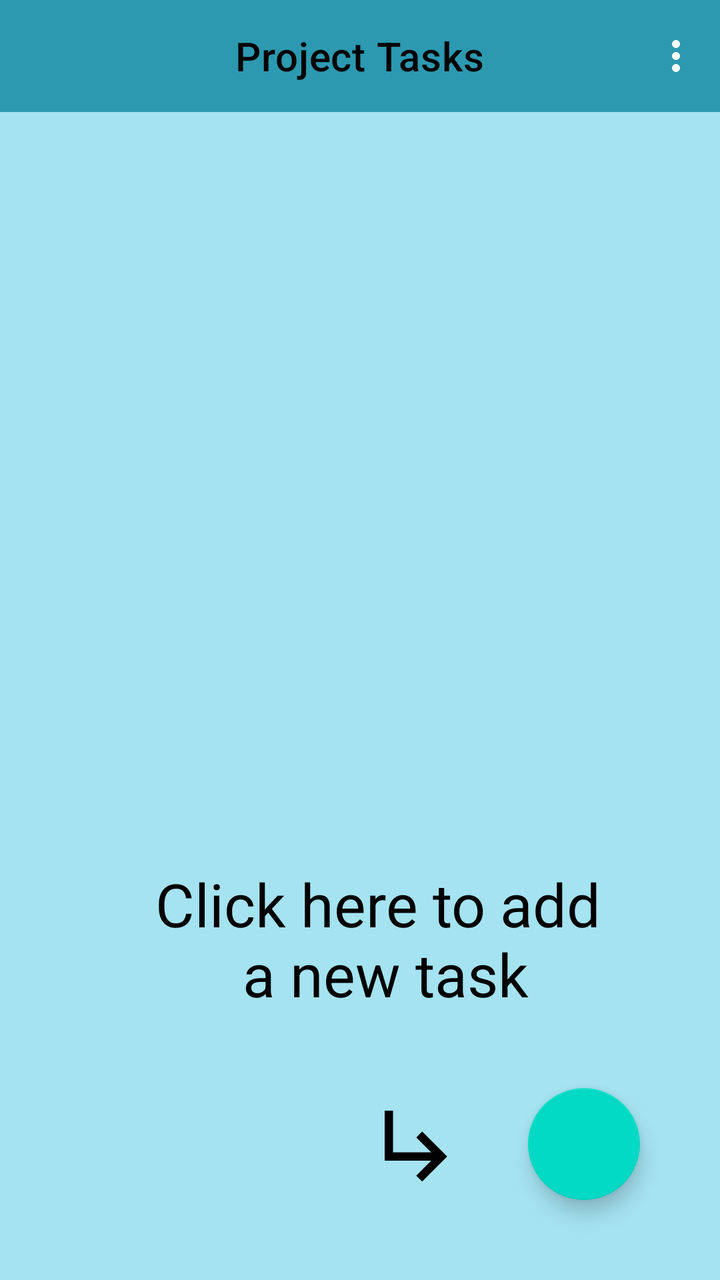
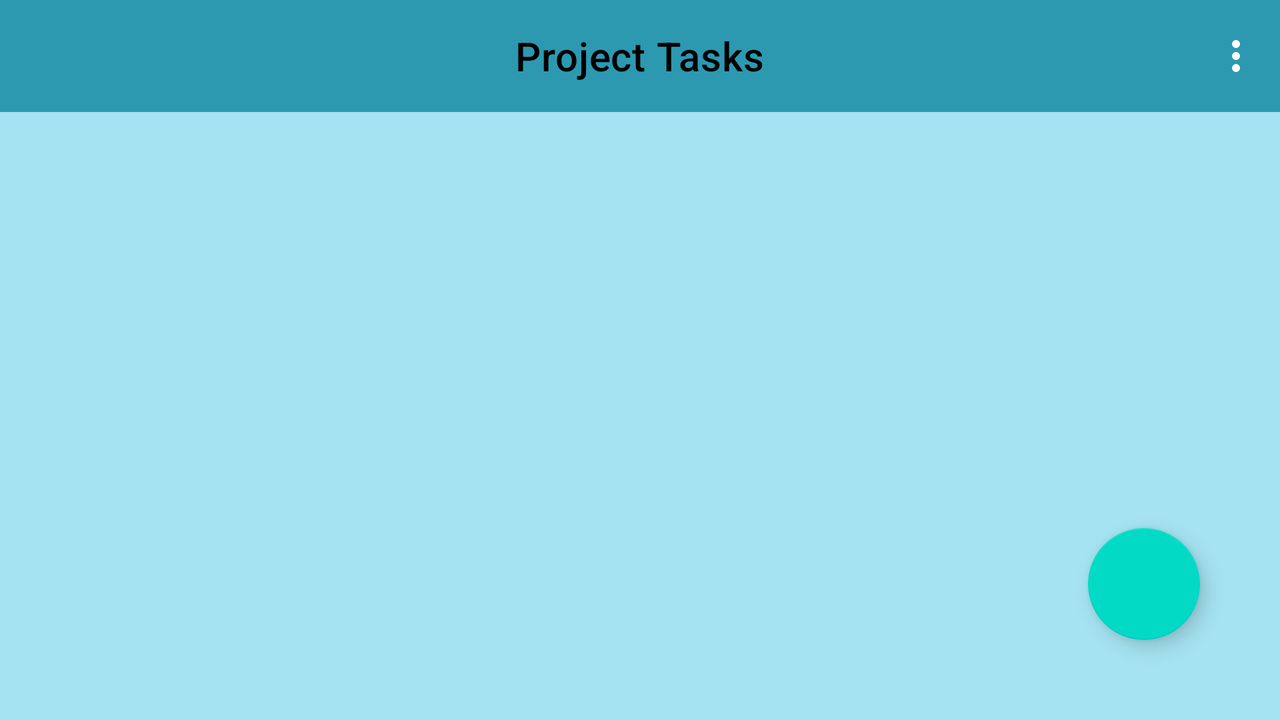

One screen, two layout resources from the same app: the default and the repository's alternative for another configuration. Each is rendered where Android would select it; the XML of both is given below.
<!-- AndroidManifest.xml: application theme Theme.Deltatlog -->
<!-- res/layout/fragment_task.xml -->
<?xml version="1.0" encoding="utf-8"?>
<layout xmlns:android="http://schemas.android.com/apk/res/android"
    xmlns:tools="http://schemas.android.com/tools"
    xmlns:app="http://schemas.android.com/apk/res-auto">

    <data>

    </data>

    <androidx.constraintlayout.widget.ConstraintLayout
        android:layout_width="match_parent"
        android:layout_height="match_parent"
        android:background="@color/bg_low_sat"
        tools:context=".ui.LoginFragment">

        <com.google.android.material.appbar.MaterialToolbar
            android:id="@+id/materialToolbar"
            android:layout_width="match_parent"
            android:layout_height="wrap_content"
            android:background="?attr/colorPrimary"
            android:backgroundTint="@color/bg_high_sat"
            android:minHeight="?attr/actionBarSize"
            android:theme="?attr/actionBarTheme"
            app:layout_constraintEnd_toEndOf="parent"
            app:layout_constraintHorizontal_bias="0.0"
            app:layout_constraintStart_toStartOf="parent"
            app:layout_constraintTop_toTopOf="parent"
            app:menu="@menu/dot_menu_task"
            app:title="@string/project_detail_title"
            app:titleCentered="true"
            app:titleTextColor="@color/black"
            app:navigationIcon="@drawable/baseline_arrow_back_24"
            app:navigationIconTint="@color/black"/>

        <androidx.recyclerview.widget.RecyclerView
            android:id="@+id/task_list"
            android:layout_width="match_parent"
            android:layout_height="0dp"
            android:layout_marginTop="0dp"
            android:clipToPadding="false"
            app:layoutManager="androidx.recyclerview.widget.GridLayoutManager"
            app:layout_constraintBottom_toBottomOf="parent"
            app:layout_constraintEnd_toEndOf="parent"
            app:layout_constraintHorizontal_bias="0.5"
            app:layout_constraintStart_toStartOf="parent"
            app:layout_constraintTop_toBottomOf="@+id/materialToolbar"
            app:spanCount="1"
            tools:itemCount="10"
            tools:listitem="@layout/list_item_task" />

        <com.google.android.material.floatingactionbutton.FloatingActionButton
            android:id="@+id/floatingActionButton"
            android:layout_width="wrap_content"
            android:layout_height="wrap_content"
            android:layout_marginRight="40dp"
            android:layout_marginBottom="40dp"
            android:clickable="true"
            app:layout_constraintBottom_toBottomOf="parent"
            app:layout_constraintEnd_toEndOf="parent"
            app:srcCompat="@drawable/baseline_add_task_24" />

        <ImageView
            android:id="@+id/hintArrow"
            android:layout_width="50dp"
            android:layout_height="50dp"
            android:scaleType="fitXY"
            app:layout_constraintBottom_toBottomOf="@+id/floatingActionButton"
            app:layout_constraintEnd_toStartOf="@+id/floatingActionButton"
            app:layout_constraintTop_toTopOf="@+id/floatingActionButton"
            android:layout_marginEnd="30dp"
            app:srcCompat="@drawable/baseline_subdirectory_arrow_right_24"
            android:contentDescription="Hint for user" />

        <TextView
            android:id="@+id/hintText"
            android:layout_width="wrap_content"
            android:layout_height="wrap_content"
            android:layout_marginBottom="40dp"
            android:text="Click here to add\n a new task"
            android:textSize="30sp"
            android:layout_marginEnd="40dp"
            android:gravity="center"
            android:textColor="@color/black"
            app:layout_constraintBottom_toTopOf="@+id/hintArrow"
            app:layout_constraintEnd_toEndOf="@+id/hintArrow"
            app:layout_constraintStart_toStartOf="@+id/hintArrow" />

    </androidx.constraintlayout.widget.ConstraintLayout>
</layout>
<!-- res/layout/list_item_task.xml (included above) -->
<?xml version="1.0" encoding="utf-8"?>
<com.google.android.material.card.MaterialCardView xmlns:android="http://schemas.android.com/apk/res/android"
    xmlns:app="http://schemas.android.com/apk/res-auto"
    xmlns:tools="http://schemas.android.com/tools"
    android:id="@+id/task_card_view"
    android:layout_width="match_parent"
    android:layout_height="wrap_content"
    android:layout_margin="10dp"
    app:cardBackgroundColor="@color/bg_high_sat"
    app:cardCornerRadius="10dp"
    app:cardElevation="10dp"
    tools:layout_editor_absoluteX="1dp"
    tools:layout_editor_absoluteY="93dp">

    <androidx.constraintlayout.widget.ConstraintLayout
        android:layout_width="match_parent"
        android:layout_height="match_parent">


        <TextView
            android:id="@+id/task_name"
            android:layout_width="wrap_content"
            android:layout_height="wrap_content"
            android:layout_marginLeft="50dp"
            android:layout_marginTop="10dp"
            android:layout_marginBottom="10dp"
            android:alpha="0.8"
            android:textSize="16sp"
            app:layout_constraintStart_toEndOf="@+id/start_button"
            app:layout_constraintTop_toTopOf="parent"
            tools:text="TaskName" />

        <TextView
            android:id="@+id/duration"
            android:layout_width="wrap_content"
            android:layout_height="wrap_content"
            android:layout_marginLeft="50dp"
            android:layout_marginTop="10dp"
            android:layout_marginBottom="10dp"
            android:gravity="center"
            android:textSize="22sp"
            app:layout_constraintStart_toEndOf="@+id/start_button"
            app:layout_constraintTop_toBottomOf="@+id/task_name"
            tools:text="00:00.00" />

        <TextView
            android:id="@+id/date"
            android:layout_width="wrap_content"
            android:layout_height="wrap_content"
            android:layout_margin="10dp"
            android:gravity="center"
            android:textSize="16sp"
            app:layout_constraintEnd_toEndOf="parent"
            app:layout_constraintTop_toTopOf="parent"
            tools:text="date" />

        <TextView
            android:id="@+id/task_description"
            android:layout_width="wrap_content"
            android:layout_height="wrap_content"
            android:layout_marginLeft="50dp"
            android:layout_marginTop="10dp"
            android:layout_marginBottom="10dp"
            android:gravity="center"
            android:textSize="16sp"
            app:layout_constraintBottom_toBottomOf="parent"
            app:layout_constraintStart_toEndOf="@+id/start_button"
            app:layout_constraintTop_toBottomOf="@+id/duration"
            tools:text="task_description" />

        <ImageButton
            android:id="@+id/start_button"
            android:layout_width="50dp"
            android:layout_height="50dp"
            android:layout_margin="10dp"
            android:clickable="true"
            android:scaleType="fitCenter"
            android:background="@android:color/transparent"
            android:src="@drawable/baseline_play_circle_filled_24"
            app:layout_constraintBottom_toBottomOf="parent"
            app:layout_constraintStart_toStartOf="parent"
            app:layout_constraintTop_toTopOf="parent"
            app:layout_constraintVertical_bias="0.5" />

    </androidx.constraintlayout.widget.ConstraintLayout>

</com.google.android.material.card.MaterialCardView>
<!-- resources referenced by this layout -->
<resources>
  <color name="bg_high_sat">#2C99B1</color>
  <color name="bg_low_sat">#A5E3F1</color>
  <color name="black">#000000</color>
  <!-- drawable baseline_play_circle_filled_24 (drawable) -->
  <vector android:height="24dp" android:tint="@color/btn_normal_high_sat"
      android:viewportHeight="24" android:viewportWidth="24"
      android:width="24dp" xmlns:android="http://schemas.android.com/apk/res/android">
      <path android:fillColor="@android:color/white" android:pathData="M12,2C6.48,2 2,6.48 2,12s4.48,10 10,10 10,-4.48 10,-10S17.52,2 12,2zM10,16.5v-9l6,4.5 -6,4.5z"/>
  </vector>
  <!-- drawable baseline_subdirectory_arrow_right_24 (drawable) -->
  <vector android:height="24dp" android:tint="@color/black"
      android:viewportHeight="24" android:viewportWidth="24"
      android:width="24dp" xmlns:android="http://schemas.android.com/apk/res/android">
      <path android:fillColor="@android:color/white" android:pathData="M19,15l-6,6 -1.42,-1.42L15.17,16H4V4h2v10h9.17l-3.59,-3.58L13,9l6,6z"/>
  </vector>
  <string name="project_detail_title">Project Tasks</string>
  <style name="Theme.Deltatlog" parent="Theme.MaterialComponents.DayNight.DarkActionBar">
          
          <item name="colorPrimary">@color/purple_500</item>
          <item name="colorPrimaryVariant">@color/purple_700</item>
          <item name="colorOnPrimary">@color/white</item>
          
          <item name="colorSecondary">@color/teal_200</item>
          <item name="colorSecondaryVariant">@color/teal_700</item>
          <item name="colorOnSecondary">@color/black</item>
          
          <item name="android:statusBarColor">?attr/colorPrimaryVariant</item>
          
      </style>
  <color name="btn_normal_high_sat">#FFEEC3</color>
  <color name="white">#FFFFFF</color>
</resources>
<!-- res/layout-land/fragment_task.xml (the repository's variant of the layout above) -->
<!-- drawn on the phone turned sideways -->
<?xml version="1.0" encoding="utf-8"?>
<layout xmlns:android="http://schemas.android.com/apk/res/android"
    xmlns:tools="http://schemas.android.com/tools"
    xmlns:app="http://schemas.android.com/apk/res-auto">

    <data>

    </data>

    <androidx.constraintlayout.widget.ConstraintLayout
        android:layout_width="match_parent"
        android:layout_height="match_parent"
        android:background="@color/bg_low_sat"
        tools:context=".ui.LoginFragment">

        <com.google.android.material.appbar.MaterialToolbar
            android:id="@+id/materialToolbar"
            android:layout_width="match_parent"
            android:layout_height="wrap_content"
            android:background="?attr/colorPrimary"
            android:backgroundTint="@color/bg_high_sat"
            android:minHeight="?attr/actionBarSize"
            android:theme="?attr/actionBarTheme"
            app:layout_constraintEnd_toEndOf="parent"
            app:layout_constraintHorizontal_bias="0.0"
            app:layout_constraintStart_toStartOf="parent"
            app:layout_constraintTop_toTopOf="parent"
            app:menu="@menu/dot_menu_task"
            app:title="@string/project_detail_title"
            app:titleCentered="true"
            app:titleTextColor="@color/black"
            app:navigationIcon="@drawable/baseline_arrow_back_24"
            app:navigationIconTint="@color/black"/>

        <androidx.recyclerview.widget.RecyclerView
            android:id="@+id/task_list"
            android:layout_width="match_parent"
            android:layout_height="0dp"
            android:layout_marginTop="0dp"
            android:clipToPadding="false"
            app:layoutManager="androidx.recyclerview.widget.GridLayoutManager"
            app:layout_constraintBottom_toBottomOf="parent"
            app:layout_constraintEnd_toEndOf="parent"
            app:layout_constraintHorizontal_bias="0.5"
            app:layout_constraintStart_toStartOf="parent"
            app:layout_constraintTop_toBottomOf="@+id/materialToolbar"
            app:spanCount="2"
            tools:itemCount="10"
            tools:listitem="@layout/list_item_task" />

        <com.google.android.material.floatingactionbutton.FloatingActionButton
            android:id="@+id/floatingActionButton"
            android:layout_width="wrap_content"
            android:layout_height="wrap_content"
            android:layout_marginRight="40dp"
            android:layout_marginBottom="40dp"
            android:clickable="true"
            app:layout_constraintBottom_toBottomOf="parent"
            app:layout_constraintEnd_toEndOf="parent"
            app:srcCompat="@drawable/baseline_add_task_24"
            android:focusable="true" />

    </androidx.constraintlayout.widget.ConstraintLayout>
</layout>
<!-- resources referenced by the variant -->
<!-- as the phone turned sideways resolves them -->
<resources>
  <color name="bg_high_sat">#2C99B1</color>
  <color name="bg_low_sat">#A5E3F1</color>
  <color name="black">#000000</color>
  <!-- drawable baseline_play_circle_filled_24 (drawable) -->
  <vector android:height="24dp" android:tint="@color/btn_normal_high_sat"
      android:viewportHeight="24" android:viewportWidth="24"
      android:width="24dp" xmlns:android="http://schemas.android.com/apk/res/android">
      <path android:fillColor="@android:color/white" android:pathData="M12,2C6.48,2 2,6.48 2,12s4.48,10 10,10 10,-4.48 10,-10S17.52,2 12,2zM10,16.5v-9l6,4.5 -6,4.5z"/>
  </vector>
  <string name="project_detail_title">Project Tasks</string>
  <style name="Theme.Deltatlog" parent="Theme.MaterialComponents.DayNight.DarkActionBar">
          
          <item name="colorPrimary">@color/purple_500</item>
          <item name="colorPrimaryVariant">@color/purple_700</item>
          <item name="colorOnPrimary">@color/white</item>
          
          <item name="colorSecondary">@color/teal_200</item>
          <item name="colorSecondaryVariant">@color/teal_700</item>
          <item name="colorOnSecondary">@color/black</item>
          
          <item name="android:statusBarColor">?attr/colorPrimaryVariant</item>
          
      </style>
  <color name="btn_normal_high_sat">#FFEEC3</color>
  <color name="white">#FFFFFF</color>
</resources>
